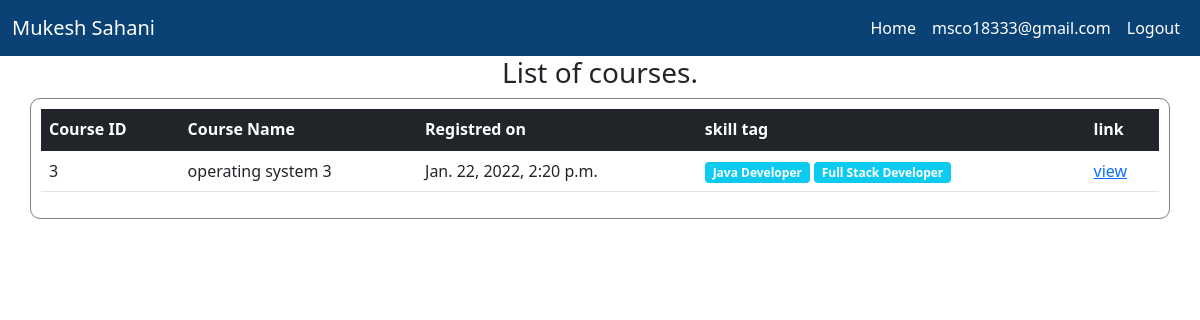
/profesor-course-list/master@power.com (signed in), run on an earlier commit of the app's database.
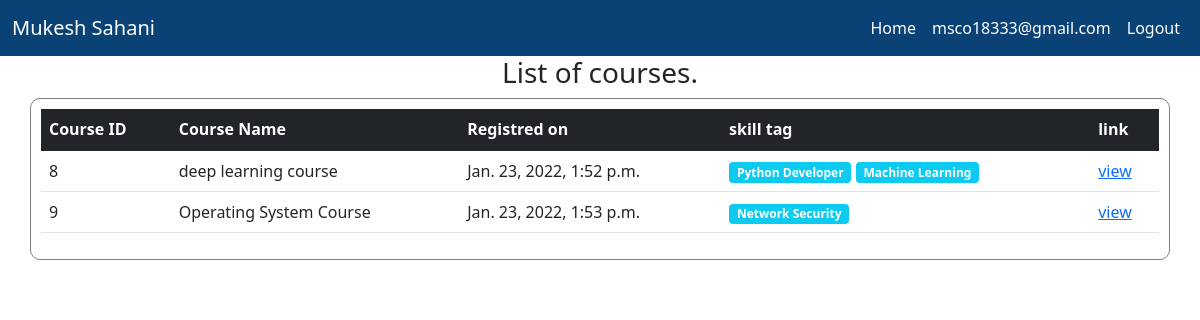
And on a later commit of the database.
### course_system/models.py (models this page shows, shortened)
class CourseData(models.Model):
    course_id = models.AutoField(primary_key=True)
    course_name = models.CharField(max_length=255, blank=True)
    course_json_file = models.FileField(upload_to='documents/')
    uploaded_at = models.DateTimeField(auto_now_add=True)
    def __str__(self):
        return self.course_name

class DomainData(models.Model):
    domain_name = models.CharField(max_length=100)

### student_panel/views.py (the view)
# urls.py: path('profesor-course-list/<str:username>',views.get_profesor_course),
@login_required
def get_profesor_course(request,username):
    context = {}
    user = User.objects.get(username=username)
    professor_profile = profile.objects.get(user = user)
    course_list = CourseRegisterBy.objects.filter(user_id = professor_profile)
    if course_list == []:
        context['valid'] = False
    else:
        course_list_prof = [data.course_id for data in course_list]
        print(course_list_prof)
        list_course_tag = [CourseTagList(course_data = course, tag_list=get_tag_course(course)) for course in course_list_prof]
        context['valid'] = True
        context['list_course_tag'] = list_course_tag
    return render(request, 'student_panel/student_panel_prof_course.html',context)

### course_system/core.py (called while the page is built)
def find_text(input_text : str, target_str_list : list) -> bool:
    for target_str in target_str_list:
        if input_text.lower().find(target_str.lower()) != -1:
            return True
    return False

def get_tag_course(course_object : CourseData) -> list:
    tag_course_list = []
    skill_list = [ skill.domain_name for skill in DomainData.objects.all() ]
    for skill in skill_list:
        skill_word_data_object = SkillHotWords.objects.filter(skill_name = skill)
        skill_list_hot_words = [sk.hot_word for sk in skill_word_data_object]
        if skill_list_hot_words != []:
            print(skill_list_hot_words)
            skill_map_object = CourseSkillMap(course_json_extractor=CourseJSONdataExtractor(course_json_object=get_json_object_course(course_object)), skill_hot_work_list=skill_list_hot_words)
            if skill_map_object.is_required():
                tag_course_list.append(skill)
    print("-----------")
    print(tag_course_list)
    print("-----------")
    return tag_course_list

    def get_subject_name(self) -> str:
        return self.__subject_name

    def get_course_application(self) -> list:
        return self.__course_application

### student_panel/templates/student_panel/student_panel_prof_course.html (shortened to what this page needs)
{% extends 'student_panel_basic.html' %}
{% load static %}
{% block body %}
    {% if NO_ENROLL %}
        <div class="alert alert-danger text-capitalize">
            You have not Enrolled for Any Course.<b>Please Enroll for same course</b>
        </div>
    {% else %}
    {% if valid %}
        <div class="container">
            <center>
                <p class="h3">
                    List of courses.
                </p>
            </center>
        </div>
        <div class="container" style="border: 1px solid gray;border-radius: 10px;padding:10px">
            <table class="table" >
                <thead class="table-dark">
                    <th scope="col">
                        Course ID
                    </th>
                    <th scope="col">
                        Course Name
                    </th>
                    <th scope="col">
                        Registred on
                    </th>
                    <th scope="col">
                        skill tag
                    </th>
                    <th scope="col">
                        link
                    </th>
                </thead>
                <tbody>
                    {% for course_tag in list_course_tag %}
                        <tr>
                            <td>
                                {{ course_tag.course.course_id }}
                            </td>
                            <td>
                                {{ course_tag.course.course_name }}
                            </td>
                            <td>
                                {{ course_tag.course.uploaded_at }}
                            </td>
                            <td>
                                {% for tag in course_tag.tag_list %}
                                <span class="badge bg-info"> {{ tag }} </span>
                                {% endfor %}
                            </td>
                            <td>
                                <a href="/course/courseview/{{ course_tag.course.course_id }}">view</a>
                            </td>
                        </tr>
                    {% endfor %}
                </tbody>
            </table>
        </div>
        {% else %}
        <div class="alert alert-info">
            No Courses has Been Registered.
        </div>
    {% endif %}
    {% endif %}
{% endblock %}

What changed in the data, as far as the page shows it:
removed CourseData: course.course_id "3", course.course_name "operating system 3", course.uploaded_at "Jan. 22, 2022, 2:20 p.m."
no longer on this page (row unchanged): DomainData: tag_list "Java Developer"
no longer on this page (row unchanged): DomainData: tag_list "Full Stack Developer"
added CourseData: course.course_id "8", course.course_name "deep learning course", course.uploaded_at "Jan. 23, 2022, 1:52 p.m."
now on this page (row unchanged): DomainData: tag_list "Python Developer"
added DomainData: tag_list "Machine Learning"
added CourseData: course.course_id "9", course.course_name "Operating System Course", course.uploaded_at "Jan. 23, 2022, 1:53 p.m."
now on this page (row unchanged): DomainData: tag_list "Network Security"
Also different on the page:
new list line: "view"
list line gone: "view"
